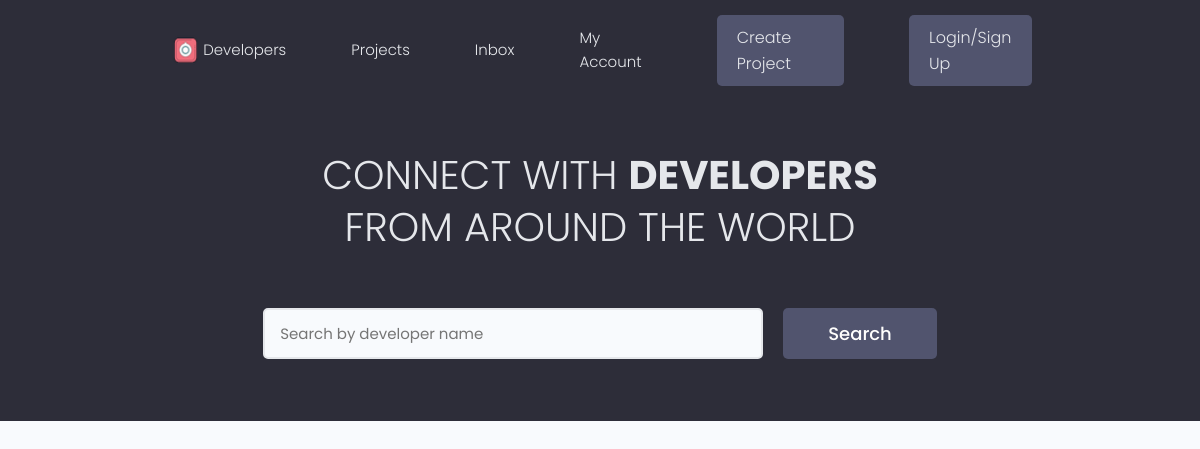
The app's page /users/, older data.
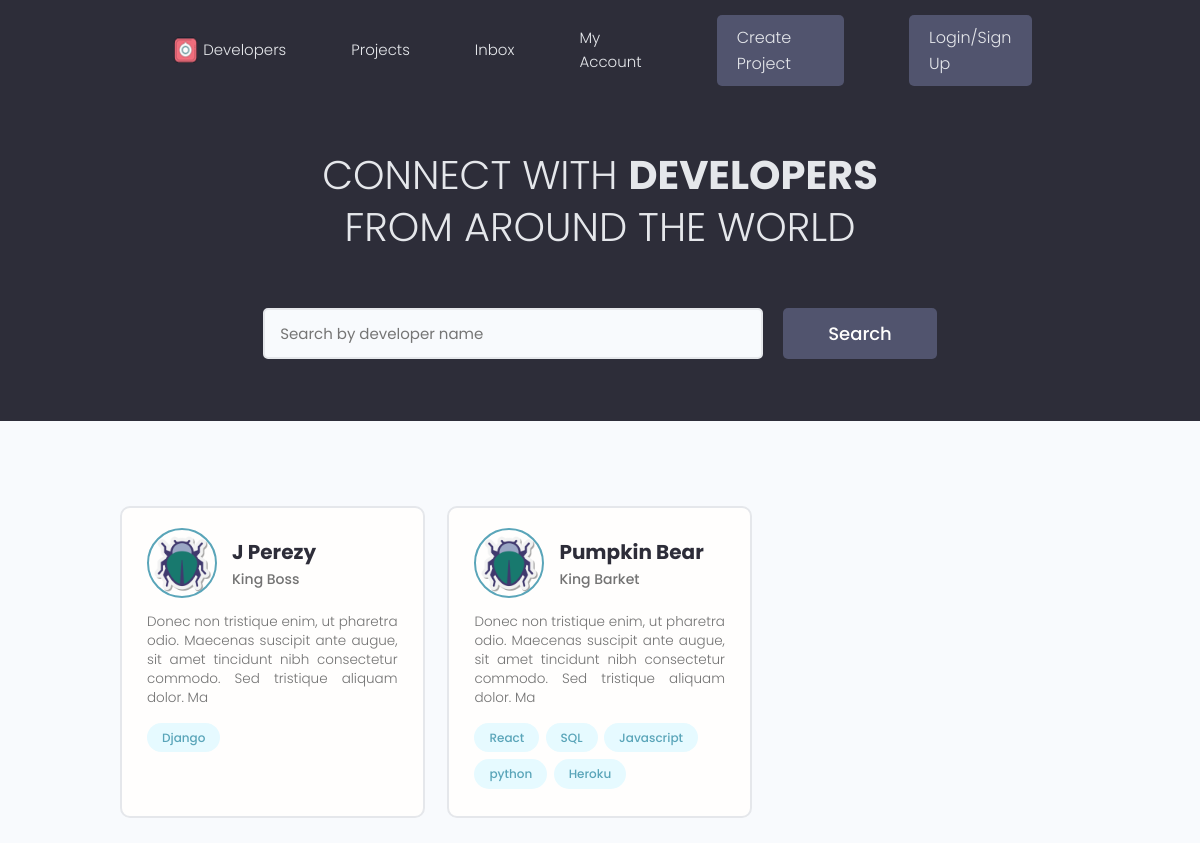
The same page, newer data.
### users/models.py (models this page shows, shortened)
class Profile(models.Model):
    user = models.OneToOneField(User, on_delete=models.CASCADE, null=True, blank=True)
    name = models.CharField(max_length=200, blank=True, null=True)
    email = models.EmailField(max_length=50, blank=True, null=True)
    username = models.CharField(max_length=50, blank=True, null=True)
    location = models.CharField(max_length=50, blank=True, null=True)
    short_intro = models.CharField(max_length=200, blank=True, null=True)
    bio = models.TextField(blank=True, null=True)
    profile_image = models.ImageField(null=True, blank=True, upload_to='profiles/', default='profiles/bug.png')
    social_github = models.CharField(max_length=200, blank=True, null=True)
    social_twitter = models.CharField(max_length=200, blank=True, null=True)
    social_linkedin = models.CharField(max_length=200, blank=True, null=True)
    social_youtube = models.CharField(max_length=200, blank=True, null=True)
    social_website = models.CharField(max_length=200, blank=True, null=True)
    created = models.DateTimeField(auto_now_add=True)
    id = models.UUIDField(default=uuid.uuid4, unique=True, primary_key=True, editable=False)

class Skill(models.Model):
    owner = models.ForeignKey(Profile, on_delete=models.CASCADE, null=True)
    name = models.CharField(max_length=200, blank=True, null=True)
    description = models.TextField(null=True, blank=True)
    created = models.DateTimeField(auto_now_add=True)
    id = models.UUIDField(default=uuid.uuid4, unique=True, primary_key=True, editable=False)
    def __str__(self):
        return str(self.name)

### users/views.py (the view)
# urls.py: path('', views.profiles, name='profiles'),
def profiles(request):
    profiles = Profile.objects.all()
    context = {'profiles': profiles}
    return render(request, 'users/profiles.html', context)

### templates/users/profiles.html (shortened to what this page needs)
{% extends "base/base.html" %}
{% block content %}
  <main class="home">
    <section class="hero-section text-center">
      <div class="container container--narrow">
        <div class="hero-section__box">
          <h2>CONNECT WITH <span>DEVELOPERS</span></h2>
          <h2>FROM AROUND THE WORLD</h2>
        </div>
        <div class="hero-section__search">
          <form class="form" action="#" method="get">
            <div class="form__field">
              <input class="input input--text" id="formInput#search" type="text" name="text"
                placeholder="Search by developer name" />
            </div>
            <input class="btn btn--sub btn--lg" type="submit" value="Search" />
          </form>
        </div>
      </div>
    </section>
    <section class="devlist">
      <div class="container">
        <div class="grid grid--three">
          {% for profile in profiles %}
          <div class="column card">
            <div class="dev">
              <a href="{% url 'user-profile' profile.id %}" class="card__body">
                <div class="dev__profile">
                  <img class="avatar avatar--md" src="{{ profile.profile_image.url }}" />
                  <div class="dev__meta">
                    <h3>{{ profile.name }}</h3>
                    <h5>{{ profile.short_intro|slice:"30" }}</h5>
                  </div>
                </div>
                <p class="dev__info">
                  {{ profile.bio|slice:"150"}}
                </p>
                <div class="dev__skills">
                    {% for skill in profile.skill_set.all|slice:'5' %}
                    <span class="tag tag--pill tag--main">
                    <small>{{skill}}</small>
                    </span>
                   {% endfor %}
                </div>
              </a>
            </div>
          </div>
          {% endfor %}
      </div>
    </section>
  </main>
{% endblock content %}

### templates/base/base.html (shortened to what this page needs)
{% load static %}
<html>
<head>
  <link rel="stylesheet" href="https://cdn.iconmonstr.com/1.3.0/css/iconmonstr-iconic-font.min.css" />
  <link rel="stylesheet" href="{% static 'uikit/styles/uikit.css'%}" />
  <link rel="stylesheet" href={% static 'styles/app.css'%} />
</head>
    <link rel="stylesheet" type="text/css" media="screen" href='{% static "styles/main.css" %}'>
<body>
    {% include 'base/navbar.html' %}
    {% block content %}
    {% endblock %}
</body>
</html>

### templates/base/navbar.html (shortened to what this page needs)
{% load static %}
  <header class="header">
    <div class="container container--narrow">
      <a href="{% url 'projects' %}" class="header__logo">
        <img src="{% static 'images/tiny-desicion-logo.png'%}"/>
      </a>
      <nav class="header__nav">
        <ul class="header__menu">
          <li class="header__menuItem"><a href="{% url 'profiles' %}">Developers</a></li>
          <li class="header__menuItem"><a href="{% url 'projects' %}">Projects</a></li>
          <li class="header__menuItem"><a href="">Inbox</a></li>
          <li class="header__menuItem"><a href="">My Account</a></li>
          <li class="header__menuItem"><a href="{% url 'create-project' %}" class="btn btn--sub">Create Project</a></li>
          <li class="header__menuItem"><a href="" class="btn btn--sub">Login/Sign Up</a></li>
        </ul>
      </nav>
    </div>
  </header>

### static/styles/app.css (style rules this page uses)
:root { --color-sub: #2d2d39; }
.btn--sub { background-color: var(--color-sub-light); }
.card { border: 2px solid var(--color-light); }
img { width: 100%; }
.header { position: sticky; z-index: 111; background-color: var(--color-sub); padding: 1.5rem 0; }
.header > .container { display: flex; justify-content: space-between; align-items: center; }
.header__logo > img { height: 3.8rem; }
.header__nav > ul { display: inline-flex; align-items: center; list-style: none; gap: 6.5rem; }
.header__menuItem > a { color: var(--color-light); font-weight: 300; }
.hero-section { height: 40vh; display: flex; align-items: center; background-color: var(--color-sub); }
.hero-section__box { margin-bottom: 4rem; }
.hero-section__box > h2, .hero-section__box > h2 > span { font-size: 4rem; color: var(--color-light); line-height: 1.3; text-transform: uppercase; }
.hero-section__box > h2 { font-weight: 300; }
.hero-section__box > h2 > span { font-weight: 700; }
.hero-section__search > .form { display: flex; align-items: center; justify-content: center; gap: 2rem; }
.hero-section__search > .form input.input--text { width: 50rem; }
.devlist { margin-top: 8rem; }
.devlist .grid { align-items: stretch; }
.devlist .dev .dev__profile { display: flex; align-items: center; gap: 1.5rem; }
.devlist .dev .dev__meta h3 { color: var(--color-sub); font-size: 2rem; font-weight: 700; }
.devlist .dev .dev__meta h5 { color: var(--color-text); font-size: 1.4rem; font-weight: 500; }
.devlist .dev .dev__info { margin: 1.5rem 0; font-size: 1.35rem; line-height: 1.4; text-align: justify; }

### static/uikit/styles/modules/_variables.css (style rules this page uses)
:root { --color-main: #5aa5b9; --color-main-light: #e6faff; --color-sub: #3f4156; --color-sub-light: #51546e; --color-sub-lighter: #ededfd; --color-text: #737373; --color-gray: #8b8b8b; --color-light: #e5e7eb; --color-light-gray: #767676; --color-bg: #f8fafd; --color-white: #fffefd; --color-white-light: #f3f3f3; --color-success: #359e64; --color-success-bg: #def8e8; --color-error: #fc4b0b; --color-error-bg: #fff2ee; --font-base: 'Poppins', arial, helvetica, 'Segoe UI', roboto, ubuntu, sans-serif; --font-monospace: 'Fira Code', 'Courier New', courier, monospace; --font-regular: 300; --font-medium: 500; --font-bold: 700; --generic-shadow: 1px 1px 5px #00000010; --generic-transition: all 0.3s ease-in-out; }

### static/uikit/styles/modules/_base.css (style rules this page uses)
* { margin: 0; padding: 0; box-sizing: border-box; text-rendering: optimizeLegibility; color: inherit; font-size: inherit; }
html { font-size: 50%; }
@media only screen and (min-width: 480px) { html { font-size: 56.25%; } }
@media only screen and (min-width: 1200px) { html { font-size: 62.5%; } }
body { line-height: 1.6; font-weight: 400; font-size: 1.5rem; color: var(--color-text); background-color: var(--color-bg); min-height: 100vh; }

### static/uikit/styles/modules/_typography.css (style rules this page uses)
* { font-family: var(--font-base); }
h2 { font-size: 3.6rem; font-weight: var(--font-bold); }
h3 { font-size: 3.2rem; font-weight: var(--font-medium); }
h5 { font-size: 2.4rem; font-weight: var(--font-medium); }
h5, h6 { font-weight: var(--font-regular); }
p, span, strong { font-size: 1.6rem; color: var(--color-text); font-weight: var(--font-regular); }
a { padding-bottom: 2px; text-decoration: none; display: inline-block; color: var(--color-main); font-weight: var(--font-medium); }

### static/uikit/styles/modules/_utilities.css (style rules this page uses)
.container { width: 92%; max-width: 165rem; margin: 0 auto; box-sizing: border-box; }
.container--narrow { width: 92%; max-width: 120rem; }
@media screen and (min-width: 1000px) { .container { width: 90%; } }
@media screen and (min-width: 1000px) { .container--narrow { width: 85%; } }
@media screen and (min-width: 1200px) { .container { width: 80%; } }
@media screen and (min-width: 1200px) { .container--narrow { width: 72%; } }
.text-center { text-align: center; }

### static/uikit/styles/modules/_avatar.css (style rules this page uses)
.avatar { border-radius: 50%; border: 2px solid var(--color-main); object-fit: cover; }
.avatar--md { height: 7rem; width: 7rem; }

### static/uikit/styles/modules/_button.css (style rules this page uses)
.btn { display: inline-block; position: relative; cursor: pointer; background-color: var(--color-light); font-weight: var(--font-medium); color: var(--color-sub); text-decoration: none; padding: 1rem 2rem; border-radius: 0.5rem; border: none; width: -webkit-fit-content; width: -moz-fit-content; width: fit-content; height: -webkit-fit-content; height: -moz-fit-content; height: fit-content; font-size: 1.6rem; outline-width: 0; outline-color: transparent; -webkit-backface-visibility: hidden; backface-visibility: hidden; transition: all 0.3s ease-in-out; }
.btn--sub { background-color: var(--color-sub); color: var(--color-white); }
.btn--lg { font-size: 1.8rem; padding: 1.2rem 4.5rem; }

Row changes from the older to the newer data that the page shows:
added Profile: profile_image (picture), name "J Perezy", short_intro "King Boss", bio "Donec non tristique enim, ut pharetra odio. Maecenas suscipit ante augue, sit amet tincidunt nibh consectetur commodo. Sed tristique aliquam dolor. Ma"
added Skill: name "Django", shown under "J Perezy"
added Profile: profile_image (picture), name "Pumpkin Bear", short_intro "King Barket", bio "Donec non tristique enim, ut pharetra odio. Maecenas suscipit ante augue, sit amet tincidunt nibh consectetur commodo. Sed tristique aliquam dolor. Ma"
added Skill: name "React", shown under "Pumpkin Bear"
added Skill: name "SQL", shown under "Pumpkin Bear"
added Skill: name "Javascript", shown under "Pumpkin Bear"
added Skill: name "python", shown under "Pumpkin Bear"
added Skill: name "Heroku", shown under "Pumpkin Bear"
